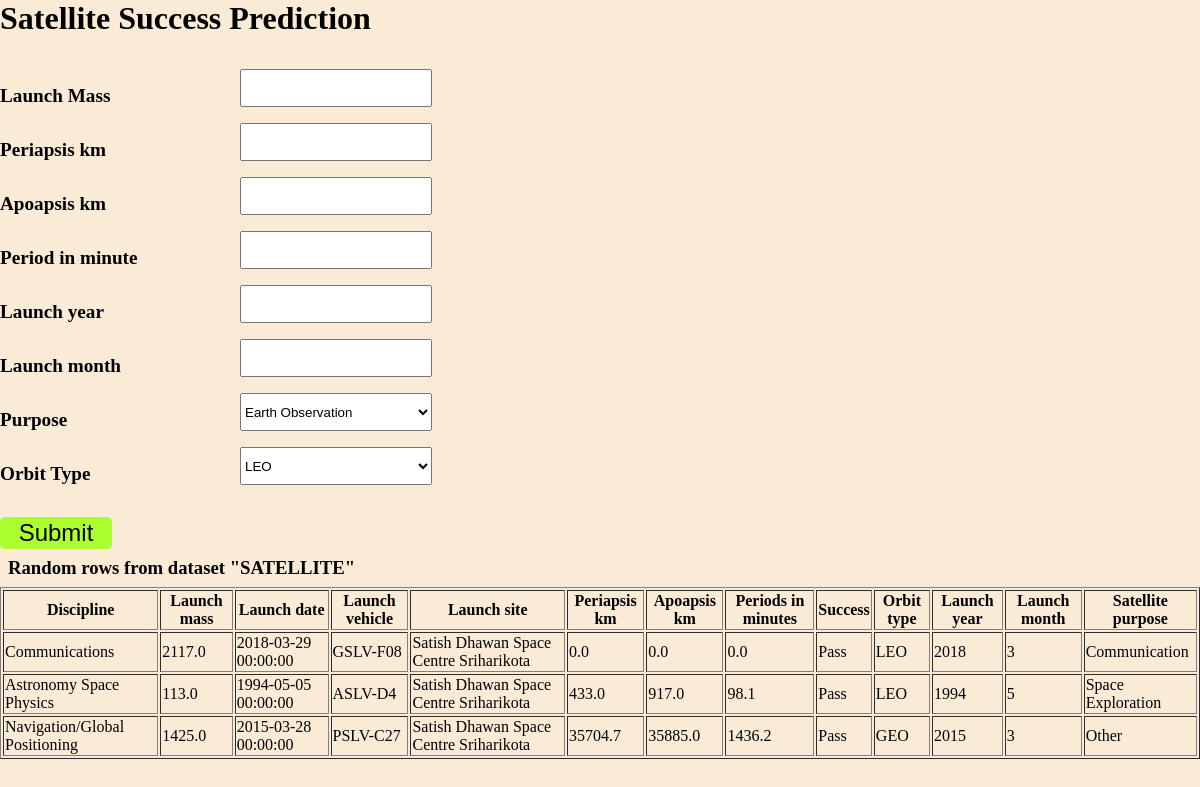
Page /d2_classification on the committed database.
### app.py (models this page shows)
class Satellite(db.Model):
    Discipline = db.Column(db.Text)
    Launch_mass = db.Column(db.Float)
    Launch_date = db.Column(db.TIMESTAMP, primary_key=True)
    Launch_vehicle = db.Column(db.Text)
    Launch_site = db.Column(db.Text)
    Periapsis_km = db.Column(db.Float)
    Apoapsis_km = db.Column(db.Float)
    Period_in_minutes = db.Column(db.Float)
    Success = db.Column(db.Text)
    Orbit_Type = db.Column(db.Text)
    Launch_year = db.Column(db.Integer)
    Launch_month = db.Column(db.Integer)
    Satellite_Purpose = db.Column(db.Text)

### app.py (the view)
@app.route("/d2_classification")
def d2_classification():
    return render_template("d2m1.html", random_sat=get_data(Satellite), pred_txt ="")

### app.py (called while the page is built)
def get_data(table_name):
    return table_name.query.order_by(db.func.random()).limit(3).all()

### templates/d2m1.html (shortened to what this page needs)
<!DOCTYPE html>
<html lang="en">
<head>
    <link rel="stylesheet" type="text/css" href="{{ url_for('static', filename='index.css') }}">
</head>
<body class="parent">
    <h1>Satellite Success Prediction</h1>
    <form action="/d2_classi" method="post">
        <label for="mass">Launch Mass</label>
        <input type="number" step="0.01" id="mass" name="Launch_mass" required/>
        <label for="Periapsis_km">Periapsis km</label>
        <input type="number" step="0.01" id="Periapsis_km" name="Periapsis_km" required/>
        <label for="Apoapsis_km">Apoapsis km</label>
        <input type="number" step="0.01" id="Apoapsis_km" name="Apoapsis_km" required/>
        <label for="Period_in_minutes">Period in minute</label>
        <input type="number" step="0.01" id="Period_in_minutes" name="Period_in_minutes" required/>
        <label for="Launch_year">Launch year</label>
        <input type="number" step="0.01" id="Launch_year" name="Launch_year" required/>
        <label for="Launch_month">Launch month</label>
        <input type="number" step="0.01" id="Launch_month" name="Launch_month" required/>
        <label for="purpose">Purpose</label>
        <select name="Purpose" id="purpose">
            <option value=1>Earth Observation</option>
        </select>
        <label for="Orbit">Orbit Type</label>
        <select name="Orbit_Type" id="Orbit">
            <option value=1>LEO</option>
        </select>
        <button type="submit">Submit</button>
        <span class="result">
    </span>
    </form>
    <div class="table">
      <h3>Random rows from dataset "SATELLITE"</h3>
        <table border="1">
            <thead>
              <tr>
                <th>Discipline</th>
                <th>Launch mass</th>
                <th>Launch date</th>
                <th>Launch vehicle</th>
                <th>Launch site</th>
                <th>Periapsis km</th>
                <th>Apoapsis km</th>
                <th>Periods in minutes</th>
                <th>Success</th>
                <th>Orbit type</th>
                <th>Launch year</th>
                <th>Launch month</th>
                <th>Satellite purpose</th>
              </tr>
            </thead>
            <tbody>
              {% for sat in random_sat %}
                <tr>
                  <td>{{ sat.Discipline }}</td>
                  <td>{{ sat.Launch_mass }}</td>
                  <td>{{ sat.Launch_date }}</td>
                  <td>{{ sat.Launch_vehicle }}</td>
                  <td>{{ sat.Launch_site }}</td>
                  <td>{{ sat.Periapsis_km }}</td>
                  <td>{{ sat.Apoapsis_km }}</td>
                  <td>{{ sat.Period_in_minutes }}</td>
                  <td>{{ sat.Success }}</td>
                  <td>{{ sat.Orbit_Type }}</td>
                  <td>{{ sat.Launch_year }}</td>
                  <td>{{ sat.Launch_month }}</td>
                  <td>{{ sat.Satellite_Purpose }}</td>
                </tr>
              {% endfor %}
            </tbody>
          </table>
    </div>
</body>
</html>

### static/index.css (style rules this page uses)
* { margin: 0; }
body { background-color: antiquewhite; }
body form { display: grid; grid-template-columns: 20% 20%; grid-template-rows: 2; row-gap: 1rem; }
label { font-weight: bold; padding-top: 1rem; font-size: 1.2rem; }
input, select { margin-right: 3rem; }
button { margin-top: 1rem; background-color: greenyellow; border: none; height: 2rem; border-radius: 5px; font-size: 1.5rem; width: 7rem; }
.table { overflow-x: scroll; overflow-y: scroll; }
h3 { margin: 0.5rem; }
h1 { margin-bottom: 2rem; }
.result { color: red; }

### rows in the picture
Satellite: Discipline "Communications", Launch_mass "2117.0", Launch_date "2018-03-29 00:00:00", Launch_vehicle "GSLV-F08", Launch_site "Satish Dhawan Space Centre Sriharikota", Periapsis_km "0.0", Apoapsis_km "0.0", Period_in_minutes "0.0", Success "Pass", Orbit_Type "LEO", Launch_year "2018", Launch_month "3", Satellite_Purpose "Communication"
Satellite: Discipline "Astronomy Space Physics", Launch_mass "113.0", Launch_date "1994-05-05 00:00:00", Launch_vehicle "ASLV-D4", Launch_site "Satish Dhawan Space Centre Sriharikota", Periapsis_km "433.0", Apoapsis_km "917.0", Period_in_minutes "98.1", Success "Pass", Orbit_Type "LEO", Launch_year "1994", Launch_month "5", Satellite_Purpose "Space Exploration"
Satellite: Discipline "Navigation/Global Positioning", Launch_mass "1425.0", Launch_date "2015-03-28 00:00:00", Launch_vehicle "PSLV-C27", Launch_site "Satish Dhawan Space Centre Sriharikota", Periapsis_km "35704.7", Apoapsis_km "35885.0", Period_in_minutes "1436.2", Success "Pass", Orbit_Type "GEO", Launch_year "2015", Launch_month "3", Satellite_Purpose "Other"
